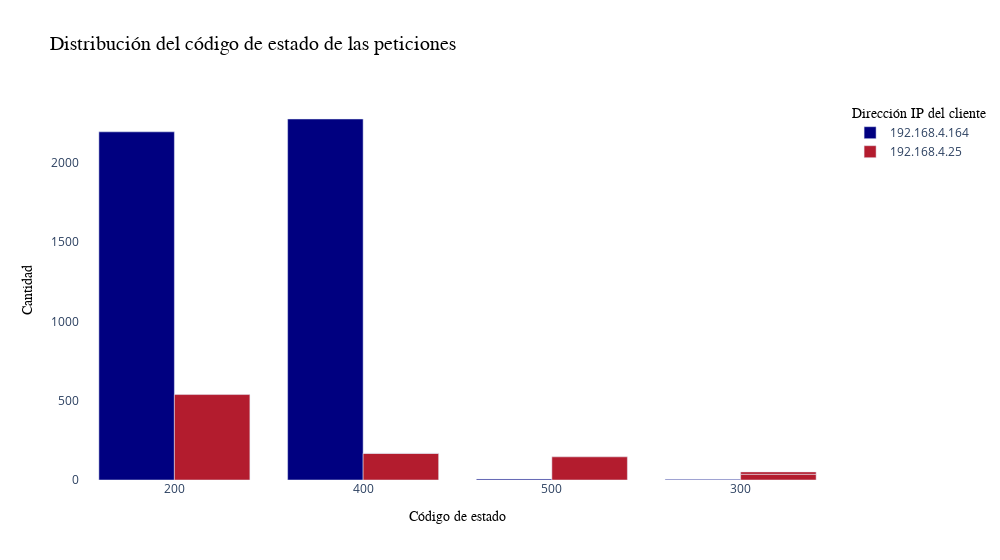

Notebook code cell kept with this figure:
### Code cell
peticiones_status.loc[peticiones_status['Status Code'].isin([301, 302, 303]), 'Status Code'] = 300
peticiones_status.loc[peticiones_status['Status Code'].isin([403, 404, 405]), 'Status Code'] = 400

fig = px.bar(peticiones_status, x=peticiones_status['Status Code'].astype(str), y=peticiones_status['count'], 
             color=peticiones_status['Client IP'], 
             barmode='group',  
             title='Distribución del código de estado de las peticiones',
             category_orders={'x': ['200', '400', '500', '300']},
             labels={'x': 'Código de estado', 'count': 'Cantidad', 'Client IP': 'Dirección IP del cliente'},
             color_discrete_map={'192.168.4.164': 'rgb(0, 0, 128)', '192.168.4.25': 'rgb(179,28,46)'})

fig.update_layout(title_font_family='Arial', title_font_size=20, title_font_color='black',
                  xaxis_title_font_family='Arial', xaxis_title_font_size=14, xaxis_title_font_color='black',
                  yaxis_title_font_family='Arial', yaxis_title_font_size=14, yaxis_title_font_color='black',
                  legend_title_font_family='Arial', legend_title_font_size=14, legend_title_font_color='black',
                  plot_bgcolor='white',
                  width=1000) 

fig.show()

### Figure 1 — Plotly figure (JSON) as saved in the notebook; plotly's stock layout.template omitted (floating-point values rounded to 4 significant figures)
{"data": [{"alignmentgroup": "True", "hovertemplate": "Dirección IP del cliente=192.168.4.164<br>Código de estado=%{x}<br>Cantidad=%{y}<extra></extra>", "legendgroup": "192.168.4.164", "marker": {"color": "rgb(0, 0, 128)", "pattern": {"shape": ""}}, "name": "192.168.4.164", "offsetgroup": "192.168.4.164", "orientation": "v", "showlegend": true, "textposition": "auto", "type": "bar", "x": ["400", "200", "500", "300"], "xaxis": "x", "y": [2277, 2196, 6, 4], "yaxis": "y"}, {"alignmentgroup": "True", "hovertemplate": "Dirección IP del cliente=192.168.4.25<br>Código de estado=%{x}<br>Cantidad=%{y}<extra></extra>", "legendgroup": "192.168.4.25", "marker": {"color": "rgb(179,28,46)", "pattern": {"shape": ""}}, "name": "192.168.4.25", "offsetgroup": "192.168.4.25", "orientation": "v", "showlegend": true, "textposition": "auto", "type": "bar", "x": ["200", "400", "500", "300", "300", "400"], "xaxis": "x", "y": [539, 168, 146, 36, 15, 1], "yaxis": "y"}], "layout": {"barmode": "group", "legend": {"title": {"font": {"color": "black", "family": "Arial", "size": 14}, "text": "Dirección IP del cliente"}, "tracegroupgap": 0}, "plot_bgcolor": "white", "title": {"font": {"color": "black", "family": "Arial", "size": 20}, "text": "Distribución del código de estado de las peticiones"}, "width": 1000, "xaxis": {"anchor": "y", "categoryarray": ["200", "400", "500", "300"], "categoryorder": "array", "domain": [0, 1], "title": {"font": {"color": "black", "family": "Arial", "size": 14}, "text": "Código de estado"}}, "yaxis": {"anchor": "x", "domain": [0, 1], "title": {"font": {"color": "black", "family": "Arial", "size": 14}, "text": "Cantidad"}}}}
